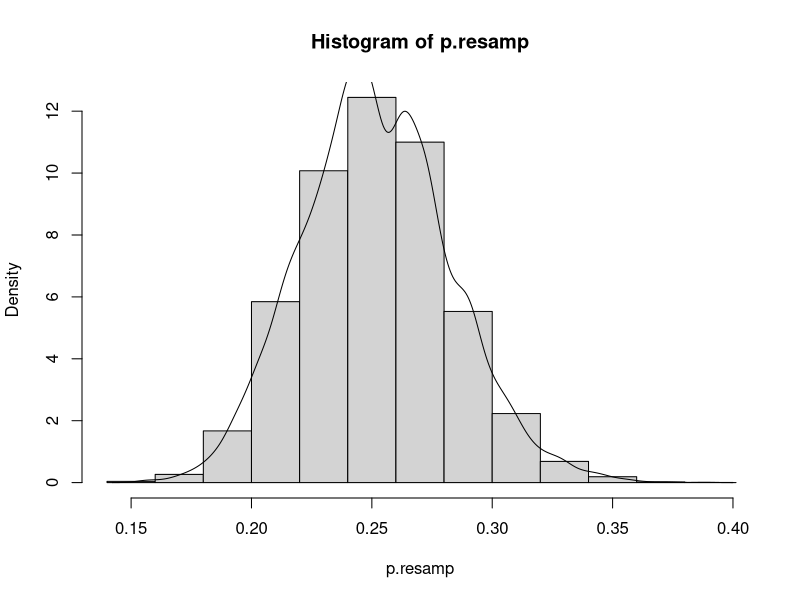
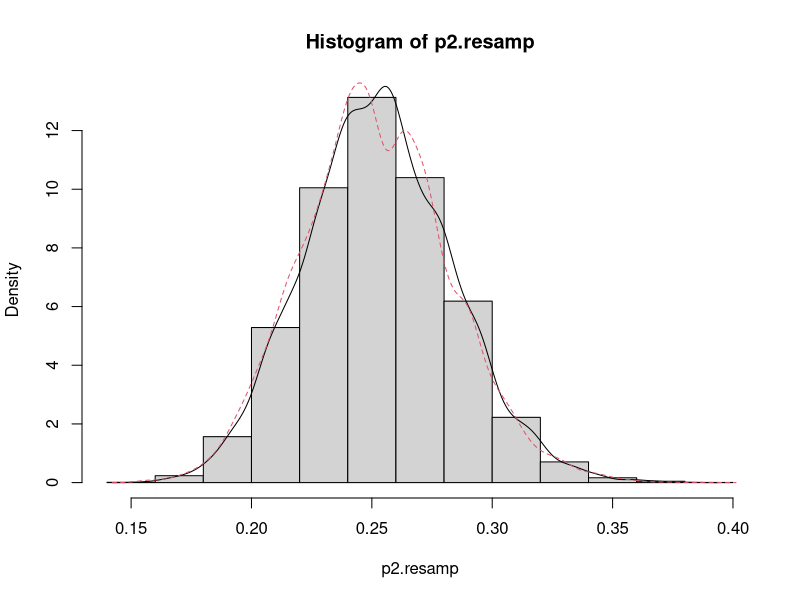
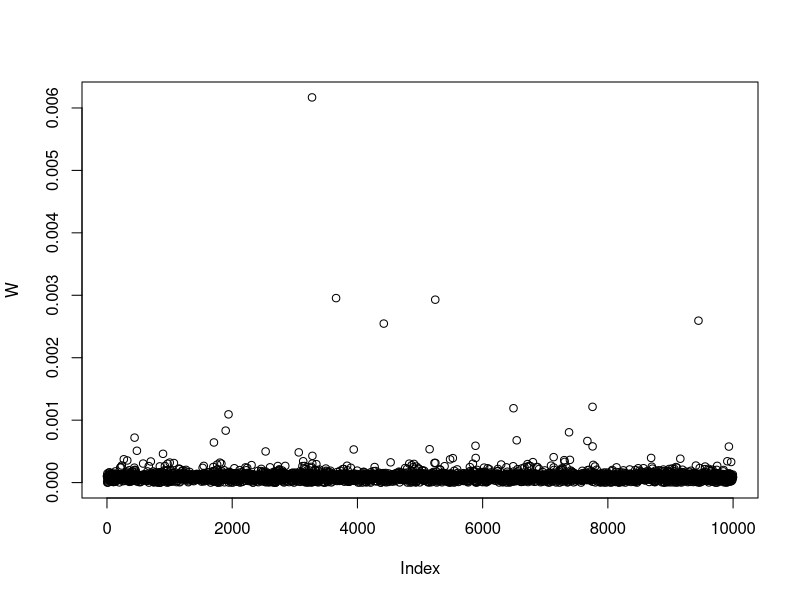
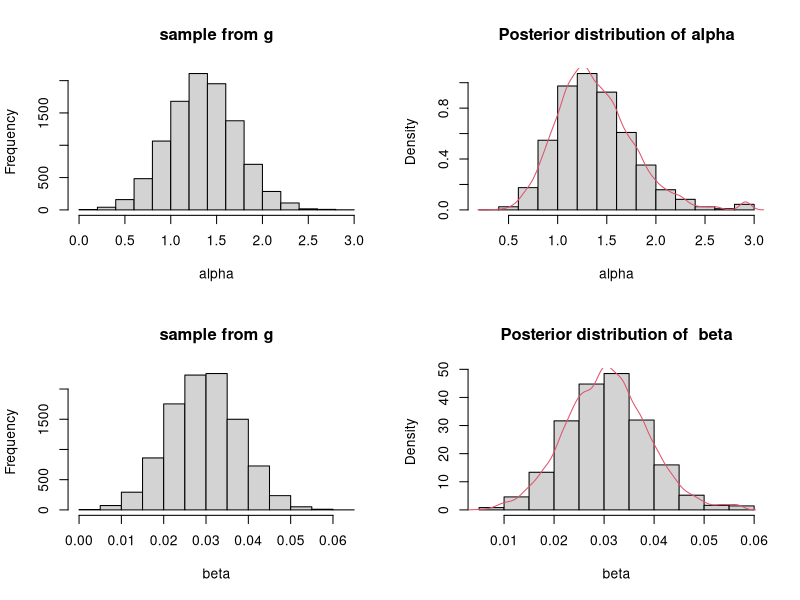
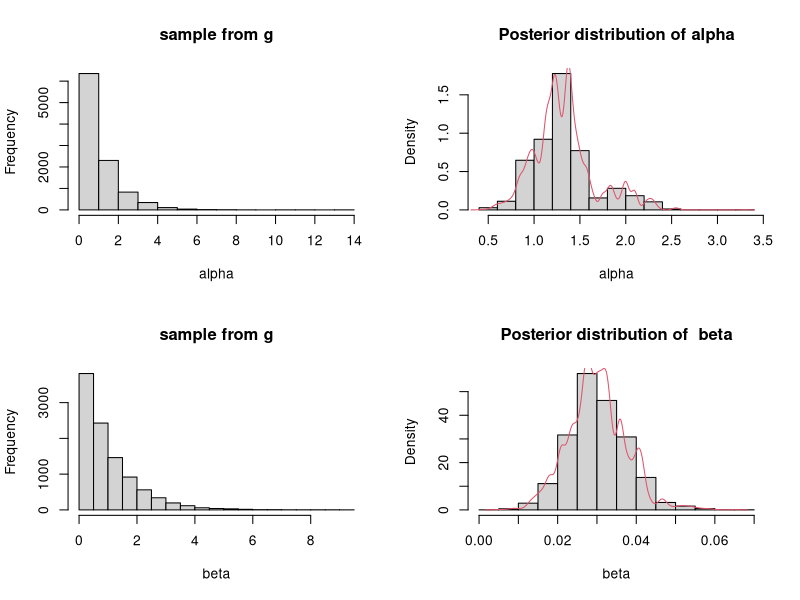

Write the R code that produced these figures, in order.
## ---- chunk 1
N <- 10000
f1 <- function(p){
  p^50*(1-p)^150
}
g <- 1
p <- runif(N)
w <- f1(p)/g
## ---- chunk 2
W <- w/sum(w)
sum(W*p)
library(Hmisc)
wtd.mean(p, weights=W)
## ---- chunk 3
p.resamp <- sample(p, size=N, replace=TRUE, prob=W)
length(unique(p.resamp))
## ---- chunk 4
hist(p.resamp, prob=T)
lines(density(p.resamp))
## ---- chunk 5
p2 <- rbeta(N, 10,30)
g2 <- dbeta(p2, 10,30)
w2 <- f1(p2)/g2
W2 <- w2/sum(w2)
wtd.mean(p2, weights=W2)
p2.resamp <- sample(p2, size=N, replace=TRUE, prob=W2)
hist(p2.resamp, prob=T)
lines(density(p2.resamp))
lines(density(p.resamp), col=2, lty=2)
## ---- chunk 6
1/sum(W^2)
1/sum(W2^2)
## ---- chunk 7
# Define data
alldata<-c(6,6,6,6,7,9,10,10,11,13,16,17,19,20,22,23,25,32,32,34,35)
uncensored<-c(6,6,6,7,10,13,16,22,23)
d <- length(uncensored)

#log posterior function. 
weibulllogposterior<-function(theta){
# theta is log of parameters, to ensure alpha and beta are positive
  alpha<-exp(theta[1])
  bet<-exp(theta[2])
  logprior<- -(0.001*alpha+0.001*bet) 
  tmp <- logprior+d*log(alpha)+alpha*d*log(bet)+
      (alpha-1)*sum(log(uncensored))-bet^alpha*sum(alldata^alpha)
  return(tmp)
}

# Find mode
# Should experiment with alternative starting values
m<-exp(optim(c(log(1),log(1)),function(x) -weibulllogposterior(x))$par)
m
## ---- chunk 8
Hessian<-function(alpha,bet,d,alldata){
    v11 <- -d/alpha^2 - sum((bet*alldata)^alpha*log(bet*alldata)^2)
    v22<- 1/bet^2*(bet^alpha*alpha*(1-alpha)*sum(alldata^alpha)-alpha*d)
    v12<- 1/bet*(d-bet^alpha*log(bet)*alpha*sum(alldata^alpha)-
                   bet^alpha*sum(alldata^alpha)-
                   bet^alpha*alpha*sum(alldata^alpha*log(alldata)) )
    M<- matrix(c(v11,v12,v12,v22),nrow=2,ncol=2)
    return(M)
}

(M<-Hessian(m[1],m[2],d,alldata))

## ---- chunk 9
library(numDeriv)

f <- function(x){
  alpha <- x[1]
  beta <- x[2]
  -0.001*alpha-0.001*beta+d*log(alpha) +alpha*d*log(beta)+(alpha-1)*sum(log(uncensored))-
    beta^alpha*sum(alldata^alpha)
}
hessian(f, m)
## ---- chunk 10
(V <- -solve(M))
N<-10000

library(mvtnorm)
#Sample from importance density
X<-rmvnorm(N,m,V)
## ---- chunk 11
#discard negative values
check<-apply(X,1,min)
X<-X[check>0,]
dim(X)
Npos <- dim(X)[1]
#Evaluate importance weights

flogdensity <- apply(X,1, function(x) f(x))
glogdensity<-dmvnorm(X,m,V, log=TRUE)
w <- exp(flogdensity-glogdensity)
W <- w/sum(w)
## ---- chunk 12

# Examine importance weights (none too large)
var(W)
1/sum(W^2) # ESS
plot(W)
## ---- chunk 13
#Estimate posterior mean
t(X)%*%W
library(Hmisc)
wtd.mean(X[,1], weights = W)
wtd.mean(X[,2], weights = W)
## ---- chunk 14
library(Hmisc)
wtd.quantile(X[,1], weights = W, probs =c(0.05, 0.95), normwt=TRUE)
wtd.quantile(X[,2], weights = W, probs =c(0.05, 0.95), normwt=TRUE)
## ---- chunk 15
#Resample
index<-sample(1:Npos, replace=TRUE , prob=W)
length(unique(index)) # how many distinct values resampled?

apply(X[index,],2, mean)
quantile(X[index,1], probs=c(0.05, 0.95))
quantile(X[index,2], probs=c(0.05, 0.95))
## ---- chunk 16
par(mfrow=c(2,2))
hist(X[,1],xlab="alpha",main="sample from g")
hist(X[index,1],xlab="alpha",main="Posterior distribution of alpha", prob=TRUE)
lines(density(X[index,1]), col=2)

hist(X[,2],xlab="beta",main="sample from g")
hist(X[index,2],xlab="beta",main="Posterior distribution of  beta", prob=TRUE)
lines(density(X[index,2]), col=2)

## ---- chunk 17
X2<-cbind(rexp(N,1), rexp(N,1))

flogdensity <- apply(X2,1, function(x) f(x))
glogdensity<-dexp(X2[,1],1, log=TRUE)+dexp(X2[,2],1, log=TRUE)
w<-exp(flogdensity-glogdensity)
W2 <- w/sum(w)
1/sum(W2^2)
index<-sample(1:N, replace=TRUE , prob=W2)
length(unique(index)) # how many distinct values resampled?
par(mfrow=c(2,2))
hist(X2[,1],xlab="alpha",main="sample from g")
hist(X2[index,1],xlab="alpha",main="Posterior distribution of alpha", prob=TRUE)
lines(density(X2[index,1]), col=2)

hist(X2[,2],xlab="beta",main="sample from g")
hist(X2[index,2],xlab="beta",main="Posterior distribution of  beta", prob=TRUE)
lines(density(X2[index,2]), col=2)
